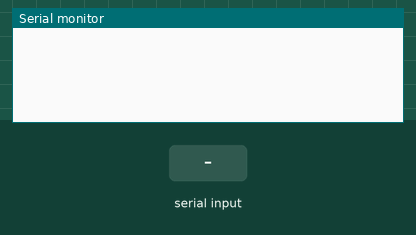
The sketch below on a simulated Arduino Uno, built with avr-gcc and run on an emulated ATmega328P. Shown: the last lines printed to the serial monitor. Inputs (shaded band) come from the test bench.

Above: at 1.2 s.
1.3 s: "A" received over Serial
At 2.4 s:
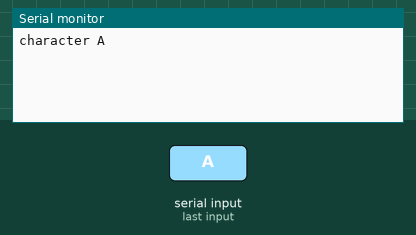
2.8 s: "1" received over Serial
At 3.5 s:
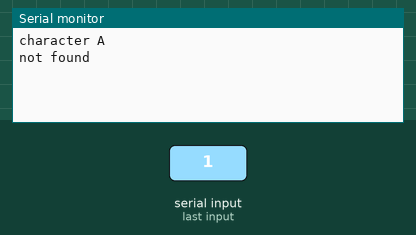

The sketch:

sketch_Show_Character_SerialMonitor.ino
```cpp
void setup() {
  Serial.begin(9600);
}

void loop() {

  if (Serial.available()>0) {
    char thischar = (char)Serial.read();
    if(thischar == 'A'){
      Serial.println("character A");
    }else{
       Serial.println("not found");
    }
  }
}
```

Measured:
- after the input at 1.3 s, the serial monitor: prints a new line at once (image 1)
- after the input at 2.8 s, the serial monitor: prints a new line at once (image 2)
